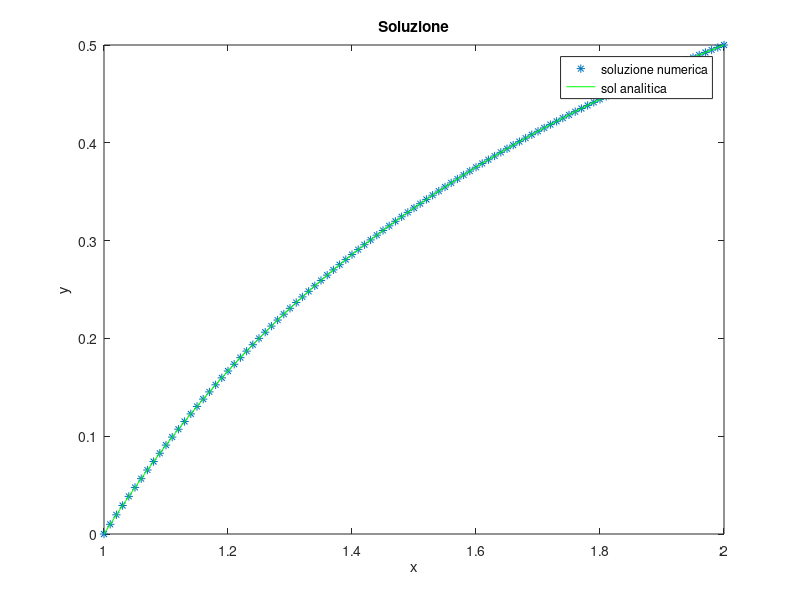
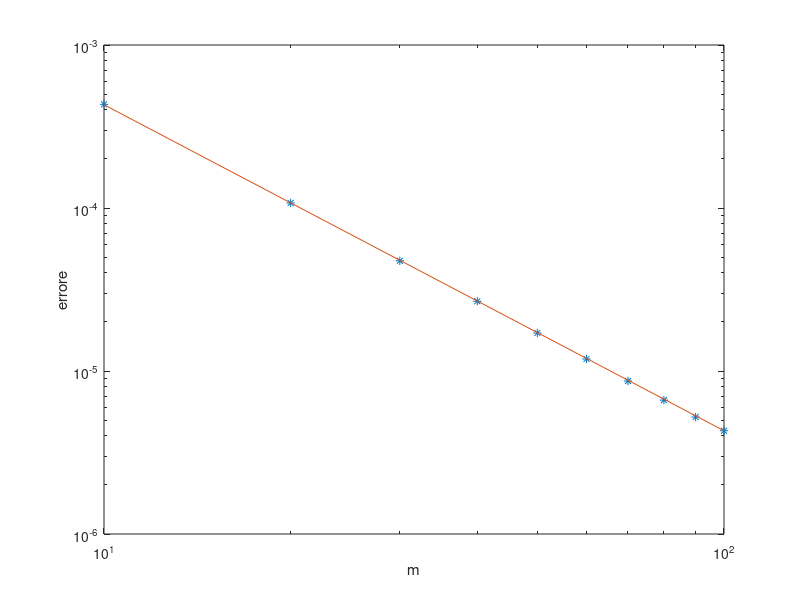

These charts were generated, in order, by the following MATLAB code:
clear all
close all

mrange=[10:10:100];
count=0;

for m=mrange+1
    count=count+1;
    x=linspace(1,2,m)';
    h=1/(m-1);
    D2 = toeplitz(sparse([1,1],[1,2],[-2,1]/h^2,1,m));
    D1 = toeplitz(sparse(1,2,-1/(2*h),1,m), sparse(1,2,1/(2*h),1,m));

    
    
    %condizioni al bordo
    b=zeros(m,1);
    
    D2(1,1:2)=[1,0];
    D1(1,1:2)=[0,0];
    
    D2(m,m-1:m)=[0,1];
    D1(m,m-1:m)=[0,0];
    
    b(m,1)=-1/2;
    
    F=@(u) D2*u - D1*((1-u).^2) + b;
    J=@(u) D2 + 2*D1 - 2*spdiags([[-u(2:m-1)/h;0;0],[0;(u(3:m)-u(1:m-2))/h;0],[0;0;u(2:m-1)/h]],[-1,0,1],m,m);
    
    u=ones(m,1);
    
      res=-J(u)\F(u);
    
    tol=h^2/100;
    while (norm(res,inf)>tol)
        u=u+res;
        res=-J(u)\F(u);
    end
    u=u+res;
    sol=1-1./x;
    err(count)=norm(u-sol,inf);
    
end

figure
plot(x,u,'*',x,1-1./x,'g')
xlabel('x')
ylabel('y')
title('Soluzione')
legend('soluzione numerica','sol analitica')

figure
loglog(mrange,err,'*',mrange,(err(end))*(mrange/mrange(end)).^-2)
xlabel('m')
ylabel('errore')    
